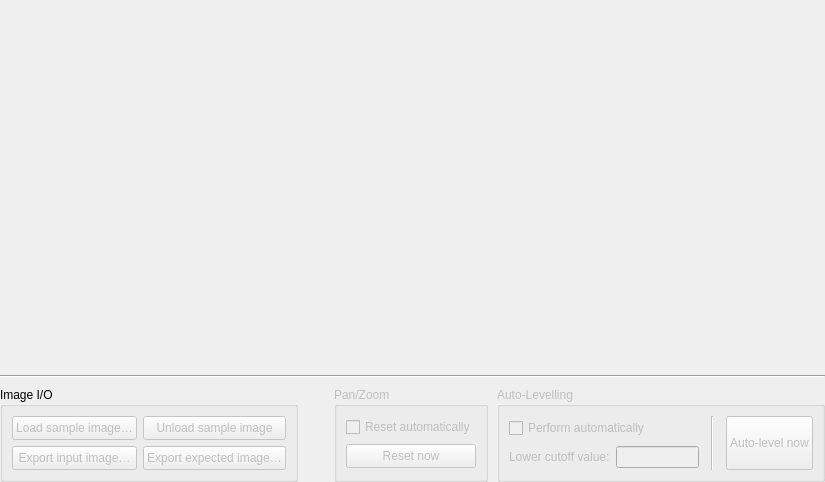
<?xml version="1.0" encoding="UTF-8"?>
<ui version="4.0">
 <class>Form</class>
 <widget class="QWidget" name="Form">
  <property name="geometry">
   <rect>
    <x>0</x>
    <y>0</y>
    <width>825</width>
    <height>482</height>
   </rect>
  </property>
  <property name="windowTitle">
   <string>Form</string>
  </property>
  <layout class="QVBoxLayout" name="verticalLayout" stretch="1,0,0">
   <property name="spacing">
    <number>9</number>
   </property>
   <property name="leftMargin">
    <number>0</number>
   </property>
   <property name="topMargin">
    <number>0</number>
   </property>
   <property name="rightMargin">
    <number>0</number>
   </property>
   <property name="bottomMargin">
    <number>0</number>
   </property>
   <item>
    <widget class="ImageView" name="imgExpectedImage" native="true">
     <property name="enabled">
      <bool>false</bool>
     </property>
     <property name="minimumSize">
      <size>
       <width>0</width>
       <height>120</height>
      </size>
     </property>
    </widget>
   </item>
   <item>
    <widget class="Line" name="line">
     <property name="orientation">
      <enum>Qt::Horizontal</enum>
     </property>
    </widget>
   </item>
   <item>
    <layout class="QHBoxLayout" name="horizontalLayout_2">
     <item>
      <widget class="QGroupBox" name="grpIO">
       <property name="title">
        <string>Image I/O</string>
       </property>
       <layout class="QVBoxLayout" name="verticalLayout_4">
        <property name="spacing">
         <number>6</number>
        </property>
        <item>
         <layout class="QGridLayout" name="gridLayout">
          <item row="0" column="0">
           <widget class="QPushButton" name="btnLoadImage">
            <property name="enabled">
             <bool>false</bool>
            </property>
            <property name="minimumSize">
             <size>
              <width>0</width>
              <height>24</height>
             </size>
            </property>
            <property name="text">
             <string>Load sample image…</string>
            </property>
           </widget>
          </item>
          <item row="0" column="1">
           <widget class="QPushButton" name="btnUnloadImage">
            <property name="enabled">
             <bool>false</bool>
            </property>
            <property name="minimumSize">
             <size>
              <width>0</width>
              <height>24</height>
             </size>
            </property>
            <property name="text">
             <string>Unload sample image</string>
            </property>
           </widget>
          </item>
          <item row="1" column="0">
           <widget class="QPushButton" name="btnExportSampleImage">
            <property name="enabled">
             <bool>false</bool>
            </property>
            <property name="minimumSize">
             <size>
              <width>0</width>
              <height>24</height>
             </size>
            </property>
            <property name="text">
             <string>Export input image…</string>
            </property>
           </widget>
          </item>
          <item row="1" column="1">
           <widget class="QPushButton" name="btnExportExpectedImage">
            <property name="enabled">
             <bool>false</bool>
            </property>
            <property name="minimumSize">
             <size>
              <width>0</width>
              <height>24</height>
             </size>
            </property>
            <property name="text">
             <string>Export expected image…</string>
            </property>
           </widget>
          </item>
         </layout>
        </item>
       </layout>
      </widget>
     </item>
     <item>
      <spacer name="horizontalSpacer">
       <property name="orientation">
        <enum>Qt::Horizontal</enum>
       </property>
       <property name="sizeHint" stdset="0">
        <size>
         <width>40</width>
         <height>20</height>
        </size>
       </property>
      </spacer>
     </item>
     <item>
      <widget class="QGroupBox" name="grpPanZoom">
       <property name="enabled">
        <bool>false</bool>
       </property>
       <property name="title">
        <string>Pan/Zoom</string>
       </property>
       <layout class="QVBoxLayout" name="verticalLayout_2">
        <property name="spacing">
         <number>6</number>
        </property>
        <item>
         <widget class="QCheckBox" name="chkPanZoomAutoReset">
          <property name="text">
           <string>Reset automatically</string>
          </property>
         </widget>
        </item>
        <item>
         <widget class="QPushButton" name="btnResetPanZoom">
          <property name="minimumSize">
           <size>
            <width>0</width>
            <height>24</height>
           </size>
          </property>
          <property name="text">
           <string>Reset now</string>
          </property>
         </widget>
        </item>
       </layout>
      </widget>
     </item>
     <item>
      <widget class="QGroupBox" name="grpAutoLevelling">
       <property name="enabled">
        <bool>false</bool>
       </property>
       <property name="title">
        <string>Auto-Levelling</string>
       </property>
       <layout class="QHBoxLayout" name="horizontalLayout">
        <property name="spacing">
         <number>12</number>
        </property>
        <item>
         <layout class="QVBoxLayout" name="verticalLayout_3">
          <property name="spacing">
           <number>6</number>
          </property>
          <item>
           <widget class="QCheckBox" name="chkAutoLevelAutoPerform">
            <property name="text">
             <string>Perform automatically</string>
            </property>
           </widget>
          </item>
          <item>
           <layout class="QHBoxLayout" name="horizontalLayout_3">
            <item>
             <widget class="QLabel" name="lblAutoLevelLowerCutoff">
              <property name="text">
               <string>Lower cutoff value:</string>
              </property>
             </widget>
            </item>
            <item>
             <widget class="FreeFloatBox" name="editAutoLevelLowerCutoff">
              <property name="maximumSize">
               <size>
                <width>96</width>
                <height>16777215</height>
               </size>
              </property>
             </widget>
            </item>
           </layout>
          </item>
         </layout>
        </item>
        <item>
         <widget class="Line" name="line_2">
          <property name="orientation">
           <enum>Qt::Vertical</enum>
          </property>
         </widget>
        </item>
        <item>
         <widget class="QPushButton" name="btnAutoLevel">
          <property name="sizePolicy">
           <sizepolicy hsizetype="Minimum" vsizetype="Minimum">
            <horstretch>0</horstretch>
            <verstretch>0</verstretch>
           </sizepolicy>
          </property>
          <property name="minimumSize">
           <size>
            <width>0</width>
            <height>24</height>
           </size>
          </property>
          <property name="text">
           <string>Auto-level now</string>
          </property>
         </widget>
        </item>
       </layout>
      </widget>
     </item>
    </layout>
   </item>
  </layout>
 </widget>
 <customwidgets>
  <customwidget>
   <class>FreeFloatBox</class>
   <extends>QLineEdit</extends>
   <header>frcpredict.ui</header>
  </customwidget>
  <customwidget>
   <class>ImageView</class>
   <extends>QWidget</extends>
   <header>pyqtgraph</header>
   <container>1</container>
  </customwidget>
 </customwidgets>
 <tabstops>
  <tabstop>btnLoadImage</tabstop>
  <tabstop>btnUnloadImage</tabstop>
  <tabstop>btnExportSampleImage</tabstop>
  <tabstop>btnExportExpectedImage</tabstop>
  <tabstop>chkPanZoomAutoReset</tabstop>
  <tabstop>btnResetPanZoom</tabstop>
  <tabstop>chkAutoLevelAutoPerform</tabstop>
  <tabstop>editAutoLevelLowerCutoff</tabstop>
  <tabstop>btnAutoLevel</tabstop>
 </tabstops>
 <resources/>
 <connections/>
</ui>
